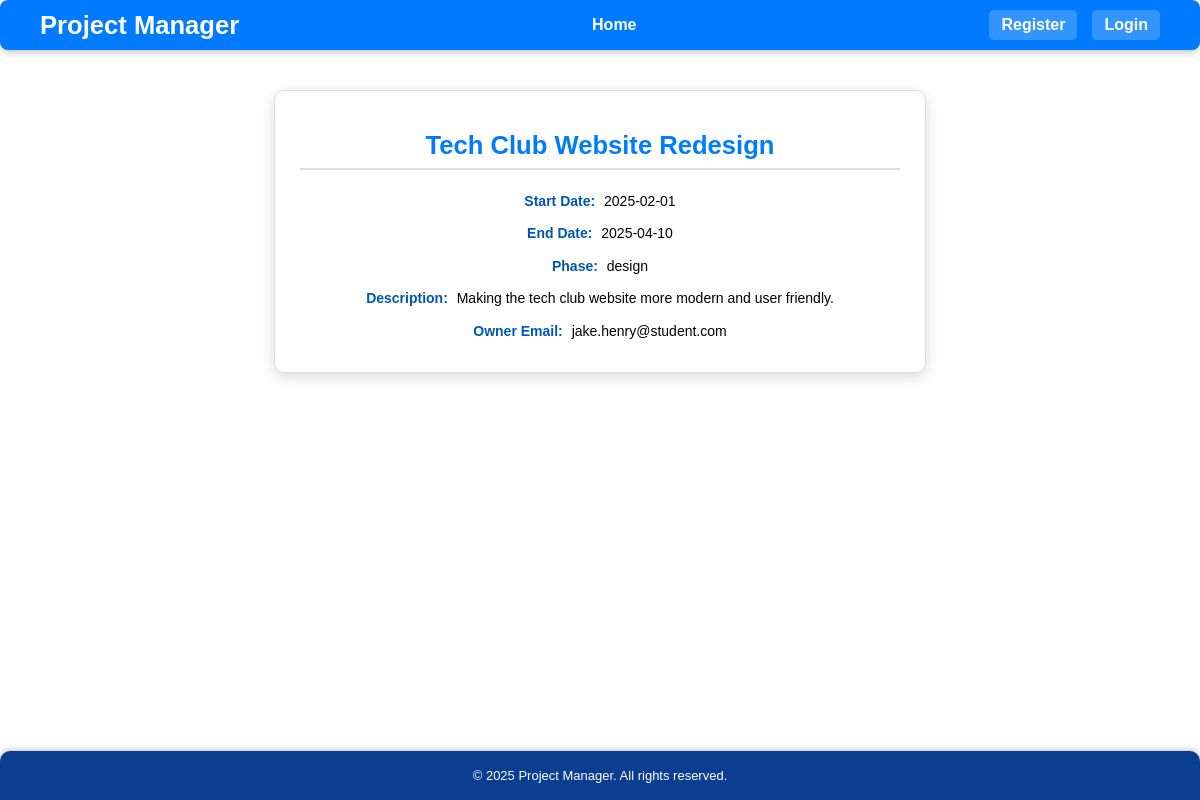
The page /projectmanager/project_view.php?pid=2 on the database its author committed.
### tables this page shows
CREATE TABLE `projects` (
  `pid` int(11) NOT NULL,
  `title` varchar(100) DEFAULT NULL,
  `start_date` date DEFAULT NULL,
  `end_date` date DEFAULT NULL,
  `short_description` varchar(255) DEFAULT NULL,
  `phase` enum('design','development','testing','deployment','complete') DEFAULT NULL,
  `uid` int(11) NOT NULL
);

CREATE TABLE `users` (
  `uid` int(11) NOT NULL,
  `username` varchar(50) NOT NULL,
  `password` varchar(255) NOT NULL,
  `email` varchar(50) DEFAULT NULL
);

### projectmanager/project_view.php (the view, shortened to what this page needs)
<?php
include 'config.php';
include 'includes/header.php';
$pid = (int)$_GET['pid'];
$stmt = $conn->prepare("SELECT projects.*, users.username, users.email
                        FROM projects
                        JOIN users ON projects.uid = users.uid
                        WHERE pid = ?");
$stmt->execute([$pid]);
$project = $stmt->fetch(PDO::FETCH_ASSOC);
?>
<div class="project-card">
    <h2><?php echo htmlspecialchars($project['title']); ?></h2>
    <p><strong>Start Date:</strong> <?php echo htmlspecialchars($project['start_date']); ?></p>
    <p><strong>End Date:</strong> <?php echo htmlspecialchars($project['end_date']); ?></p>
    <p><strong>Phase:</strong> <?php echo htmlspecialchars($project['phase']); ?></p>
    <p><strong>Description:</strong> <?php echo htmlspecialchars($project['short_description']); ?></p>
    <p><strong>Owner Email:</strong> <?php echo htmlspecialchars($project['email']); ?></p>
</div>
<?php include 'includes/footer.php'; ?>

### projectmanager/css/style.css (style rules this page uses)
h2 { text-align: center; font-size: 1.8em; margin: 20px 0; color: #333; }
.project-card { max-width: 600px; margin: 20px auto; padding: 20px 25px; background: #ffffff; border-radius: 10px; box-shadow: 0 4px 15px rgba(0,0,0,0.15); font-family: Arial, sans-serif; border: 1px solid #ddd; text-align: center; }
.project-card h2 { margin-bottom: 20px; color: #007BFF; font-size: 1.6em; border-bottom: 2px solid #e0e0e0; padding-bottom: 8px; }
.project-card p { margin: 10px 0; line-height: 1.6; font-size: 14px; }
.project-card p strong { display: inline; color: #0056b3; margin-right: 5px; }
html, body { height: 100%; margin: 0; padding: 0; }
body { display: flex; flex-direction: column; font-family: Arial, sans-serif; }

### rows shown on the page
projects: title "Tech Club Website Redesign", start_date "2025-02-01", end_date "2025-04-10", phase "design", short_description "Making the tech club website more modern and user friendly.", uid.email "jake.henry@student.com"
